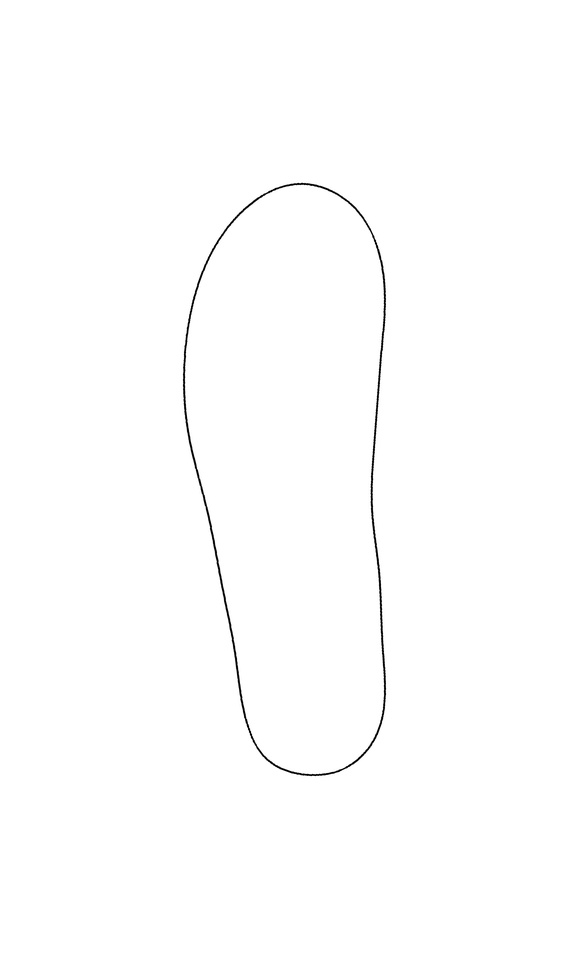
#> input picture 230.jpg, 569 x 959 px, shrunk from 1558 x 2626 before the run, given as the content of the folder ./Fila - Pronto v2, which was not available
$ python directory.py
#> lines starting #> are read from the running program, lines starting #| are printed output that depends on the picture; after the words box and inside, x2 and y2 are one past the last pixel; in counts of white or black regions, pixels touching at a corner belong together; pictures that were not available may be replaced by others from this repository, and a replacement may not be noted
import os
import numpy as np
import matplotlib
import matplotlib.pyplot as plt
import glob

from datetime import datetime

# --- Matplotlib 백엔드 설정 ---
preferred_backends = ["QtAgg", "Qt5Agg", "TkAgg"]
for be in preferred_backends:
    try:
        matplotlib.use(be, force=True)
        break
    except Exception:
        pass
print("Matplotlib backend:", matplotlib.get_backend())


currentTime = datetime.now().strftime("%Y%m%d")
MASTER_CSV = f"control_points_master_{currentTime}.csv"

# --- 이미지 및 윤곽선 처리 함수 ---
# 1.이미지 이진 마스킹
def load_binary_outline(image_path, thresh=0.8):
    import matplotlib.image as mpimg
    img = mpimg.imread(image_path) # GUI 띄어줄 이미지를 읽음

    if img.ndim == 3: # 색 이미지임 ㅇㅇ
        gray = img[..., :3].mean(axis=2) # 해당 이미지  >>> 3색 평균값으로 만들고 이걸  흑백으로 변환시킴

    else: # 아님!
        gray = img.astype(float)

    # 흑백 사진에 대해서 정규화 시킴
    gray = (gray - gray.min()) / (gray.max() - gray.min() + 1e-9)

    # 흑백 사진에 대해서 이진 마스킹 진행 >> 그냥 흑/백 부분으로 나누는거
    #thresh는 0.8로 밝기가 0.8보다 어두우면 1로 나옴 ㅇㅇ
    mask = (gray < thresh).astype(np.uint8)

    try:# 마스크를 좀 더 다듬는 구간 (너무 삐뚤빼뚤해서 그럼) 생각 ㄴㄴ
        from scipy.ndimage import binary_dilation, binary_closing
        mask = binary_closing(mask, iterations=1)
        mask = binary_dilation(mask, iterations=1)
    except Exception: print("Scipy not found.")

    return mask # 마스킹 완성!


# 2.윤곽선 추출
def largest_contour(mask):
    from skimage import measure
    # 앞에서 마스킹 한거 ㅇㅇ 그거가지고 윤곽선 추출 level은 강도임
    contours = measure.find_contours(mask, level=0.5)
    if not contours: raise RuntimeError("No contour found.")
    return np.fliplr(max(contours, key=len))  # >> 가장 큰 외곽선 선택   >> 그리고 나서 좌우 반전함 --------  contour 좌표는 (row, col) = (y, x) 순서라서 우리가 아는 x/y좌표에 너으려면 그래야한뎅


# 3.윤곽선을 다각형으로 만듬
def resample_polyline(points, n_samples):# points - 윤곽선 전체를 n_samples개의 점으로 다각형을 그림!
    P = np.vstack([points, points[0]]) ## 시작점과 끝점을 일단 연결함 >> 끊어져있을수도 있으니께

    seg_lengths = np.linalg.norm(np.diff(P, axis=0), axis=1) # 전체 변의 길이 배열.
    # np.diff(P, axis=0) >> 이게 각 점의 벡터차이
    # np.linalg.norm >> 벡터의 norm을 구함  >> 거리임
    # cumulative_lengths = np.hstack([[0], np.cumsum(seg_lengths)])
    cumulative_lengths = np.hstack(np.cumsum(seg_lengths)) # 각 선분 길이를 누적합해서 경로를 따라 진행한 거리 누적.  >> 1,1+2, 1+2+3 ... 이렇게 되어있고,
    total_length = cumulative_lengths[-1] ## 그럼 젤 끝에건 전체 폐곡선의 길이, 폐곡선이란... 한 곡선상에서 한 점이 한 방향으로 움직여, 출발점으로 되돌아오는 곡선.이라네여

    u = np.linspace(0, total_length, n_samples, endpoint=False) # 전체 구간에서 균등 간격의 n_samples 생성  >> 일정한 거리간격으로 생성하는거징

    # 각 샘플 u가 어느 선분 구간에 속하는지 찾아서 그 인덱스를 반환
    indices = np.searchsorted(cumulative_lengths, u, side="right") - 1
    indices = np.clip(indices, 0, len(P) - 2) # 배열 범위 조정


    # t는 각 샘플이 속한 선분에서의 상대 위치 (0~1).  >> 이건....모르겠당
    t = (u - cumulative_lengths[indices]) / (seg_lengths[indices] + 1e-9)

    return (1 - t)[:, None] * P[indices] + t[:, None] * P[indices + 1] # 선분의 양 끝점을 선형 보간.
    # >> n_samples × 2 배열 = 등간격 아크길이로 다시 샘플링된 곡선 좌표가 결과로 출력됨!


# --- B-스플라인 핵심 함수 -------------------------------------------------------------------------------------

# --- 1.Knot Vector 생성 함수 ---
def open_uniform_knot_vector(n_ctrl, degree):
    # 스플라인에서 degree = 차수란??

    # 선형(linear, p=1): C⁰ 연속 → 꺾이는 다각형 같은 곡선
    # 이차(quadratic, p=2): C¹ 연속 → 기울기까지 연속 (부드럽지만 약간 각진 느낌)
    # 삼차(cubic, p=3): C² 연속 → 곡률까지 연속, 가장 많이 쓰임 (CAD, 그래픽스)
    # *********차수가 더 커질수록 곡선이 매끄러워지고, 제어점 변화가 더 넓게 퍼짐


    # Knot Vector란    >> 매개변수 t가 어느 구간에서 어떤 제어점 기저 함수가 활성화되는지를 결정
    # Knot Vector의 총 개수는 제어점 개수(n_ctrl) + 차수(degree) + 1

    #
    knots = np.concatenate([
        np.zeros(degree + 1),  # >> 곡선이 첫 제어점에서 시작하도록 보장
        np.arange(1, n_ctrl - degree),
        np.full(degree + 1, n_ctrl - degree) # >>곡선이 마지막 제어점에서 끝나도록 보장
    ])

    # 예시!

    # 제어점 5개 (n_ctrl=5), 차수 3 (degree=3)일 때:

    #knots = np.concatenate([
        # 앞부분: np.zeros(4) → [0,0,0,0]
        # 중간: np.arange(1, 2) → [1]
        # 끝부분: np.full(4, 2) → [2,2,2,2]
    #])


    # 합치면 → [0,0,0,0,1,2,2,2,2]
    # 정규화하면 [0,0,0,0,0.5,1,1,1,1]  >> 0에서 시작해서 1에서 끝나는 knot vector.

    return knots / np.max(knots) # 0과 1 사이로 정규화


# Cox-de Boor 재귀 공식을 사용한 B-스플라인 기저 함수 계산   >> 이건 정해져있는 방정식같은거임!
def bspline_basis(i, degree, knots, t):
   # 기저함수란?
   # B-스플라인 곡선은 제어점(control points)과 기저 함수(basis functions) 의 선형 결합으로 표현됨

   # 여기서는 이를 이용해서
   # 특정 점 t에서 각 컨트롤 포인트들이 얼마나 기여하는지(가중치) 를 구하는 함수


    if degree == 0:# >> 이건 차수가 0일때임 거의 직선으로 그려짐
        is_last_knot = (i + 1 == len(knots) - 1)
        if (knots[i] <= t < knots[i+1]) or (is_last_knot and np.isclose(t, knots[i+1])):
            return 1.0
        return 0.0


    # i번째 컨트롤 포인트, 왼쪽 구간에서의 기여
    term1 = 0.0
    den1 = knots[i+degree] - knots[i]
    if den1 > 1e-9:
        term1 = (t - knots[i]) / den1 * bspline_basis(i, degree - 1, knots, t) # 차수 낮춰가면서 재귀적으로 돌림


    #i번째 컨트롤 포인트, 오른쪽 구간에서의 기여
    term2 = 0.0
    den2 = knots[i+degree+1] - knots[i+1]
    if den2 > 1e-9:
        term2 = (knots[i+degree+1] - t) / den2 * bspline_basis(i + 1, degree - 1, knots, t) # 차수 낮춰가면서 재귀적으로 돌림

    # 각 지점 기여도 조사끝!
    return term1 + term2


# ctrl_points + 차수(degree) + 노드 벡터(knots) + 매개변수 값들(t_values)을 받아서, 곡선 위의 좌표들을 계산
def bspline_curve(ctrl_points, degree, knots, t_values):
    """B-스플라인 곡선 계산"""
    n_ctrl = len(ctrl_points)
    curve = np.zeros((len(t_values), ctrl_points.shape[1]))


    for j, t in enumerate(t_values):
        point = np.zeros(ctrl_points.shape[1])
        for i in range(n_ctrl):
            w = bspline_basis(i, degree, knots, t)
            if w > 1e-9:
                point += w * ctrl_points[i]
        curve[j] = point
    return curve


# --- 메인 B-스플라인을 위한 피팅 함수 -------------------------------------------------------
def fit_open_bspline_least_squares(points, n_ctrl=20, degree=3, lam=1e-5):
    """'열린' B-스플라인을 데이터 점들에 최소자승법으로 피팅합니다."""

    M = len(points) # 아까 만든 다각형 ㅇㅇ 점 갯수

    knots = open_uniform_knot_vector(n_ctrl, degree) # knot 벡터


    # 0과 1 사이에서 M개의 균등 간격 숫자 생성   // endpoint =True >> 1을 포함함!
    ts = np.linspace(0, 1, M, endpoint=True)

    A = np.zeros((M, n_ctrl)) # 초기화된 n_ctrl갯수 행렬


    for j, t in enumerate(ts):# 데이터 점 × 제어점 크기의 기저함수 행렬 만들기,
        for i in range(n_ctrl):
            A[j, i] = bspline_basis(i, degree, knots, t)  #> > i번째 컨트롤 포인트가 t점(윤곽선 위 점)에 대해 미치는 영향 계산


    # 정규화(Regularization) 행렬 D >> 스무딩(regularization) 을 위해 >> 제어점이 많아지면, 너무 울룩블룩해짐, 이걸 방지하게끔 하는 부분
    if lam > 0:
        # np.eye(n_ctrl, k=0) >>> 대각선이 1인 단위 행렬, np.eye(n_ctrl, k=1) >> 위 대각선,  np.eye(n_ctrl, k=-1) >> 아래대각선
        D = np.eye(n_ctrl, k=0) * -2 + np.eye(n_ctrl, k=1) * 1 + np.eye(n_ctrl, k=-1) * 1

        #
        D = D[1:-1] #  곡선 시작·끝을 강제로 지나야 하므로, 양 끝점은 제외해서 조정 X

        # >> 보통 최소자승 정규방정식  lam이 클수록 더 매끈한 곡선이 됨
        ATA = A.T @ A + lam * (D.T @ D) # @ => 행렬 곱 연산자
    else:
        ATA = A.T @ A


    # 최소자승법으로 컨트롤 포인트를 풀어버림
    ATYx = A.T @ points[:, 0] # X좌표용 근사
    ATYy = A.T @ points[:, 1] # Y좌표용 근사

    # np.linalg.solve >> 선형 방정식을 푸는 데 사용되는 NumPy의 함수, 주어진 선형 방정식의 행렬 형태의 계수와 상수 벡터를 입력으로 받아, 선형 방정식의 해를 구함
    ctrl_x = np.linalg.solve(ATA + 1e-9 * np.eye(n_ctrl), ATYx)# 컨트롤포인트들의 x좌표
    ctrl_y = np.linalg.solve(ATA + 1e-9 * np.eye(n_ctrl), ATYy)# 컨트롤포인트들의 y좌표

    return np.stack([ctrl_x, ctrl_y], axis=1), knots # 제어점 x좌표와 y좌표를 합쳐서 (x,y) 쌍으로 만듦.


class DraggableCtrl:
    def __init__(self, entry, degree, pick_radius_px=12):
        """
        entry = {
          'image_path': str,
          'contour_mm': (N,2) np.array,
          'ctrl': (K,2) np.array
        }
        """
        self.degree = degree
        self.pick_radius = pick_radius_px

        self.fig, self.ax = plt.subplots(figsize=(8, 10))
        self.bg = entry['contour_mm']
        self.image_path = entry['image_path']
        self.ctrl = entry['ctrl'].copy()

        # 보기 안정화를 위해 첫 점 기준 오프셋 제거
        offset = self.ctrl[0].copy()
        self.ctrl -= offset
        bg = self.bg - offset

        self.knots = open_uniform_knot_vector(len(self.ctrl), self.degree)

        self.ax.plot(bg[:, 0], bg[:, 1], color="k", lw=1.2, alpha=0.8, label="Original Contour")
        self.scat = self.ax.scatter(self.ctrl[:, 0], self.ctrl[:, 1], s=60, zorder=4, label="Control Points")
        (self.line_ctrl,) = self.ax.plot([], [], "--", color="grey", zorder=3, label="Control Polygon")
        (self.curve_line,) = self.ax.plot([], [], linewidth=2.5, zorder=2, color="#d9534f",
                                          label=f"Open B-spline (degree={self.degree})")

        self.ax.set_aspect("equal", "box")
        self.ax.grid(True, alpha=0.3)
        self.ax.invert_yaxis()

        # 범위 세팅
        all_pts = np.vstack([self.ctrl, bg])
        xmin, ymin = all_pts.min(axis=0)
        xmax, ymax = all_pts.max(axis=0)
        pad_x = 0.6 * (xmax - xmin + 1e-9)
        pad_y = 0.2 * (ymax - ymin + 1e-9)
        self.ax.set_xlim(xmin - pad_x, xmax + pad_x)
        self.ax.set_ylim(ymax + pad_y, ymin - pad_y)

        size_mm = parse_size_mm_from_filename(self.image_path, fallback=250.0)
        self.ax.set_title(f"[{os.path.basename(self.image_path)}] Drag Control Points — Real-size (≈{size_mm:.0f} mm)")

        self.update_curve(rescale=False)
        self.ax.legend(loc="best")

        self.dragging_idx = None
        self.fig.canvas.mpl_connect("button_press_event", self.on_press)
        self.fig.canvas.mpl_connect("button_release_event", self.on_release)
        self.fig.canvas.mpl_connect("motion_notify_event", self.on_motion)
        self.fig.canvas.mpl_connect("key_press_event", self.on_key)
        #self.fig.canvas.mpl_connect("close_event", self.on_close)

    def eval_curve(self, n=400):
        t = np.linspace(0, 1, n, endpoint=False)
        C = bspline_curve(self.ctrl, self.degree, self.knots, t)
        return np.vstack([C, C[0]])

    def update_curve(self, rescale=False):
        curve = self.eval_curve()
        self.curve_line.set_data(curve[:, 0], curve[:, 1])
        self.scat.set_offsets(self.ctrl)
        self.line_ctrl.set_data(self.ctrl[:, 0], self.ctrl[:, 1])
        if rescale:
            self.ax.relim(); self.ax.autoscale_view()
        self.fig.canvas.draw_idle()

    # [13 lines left out: functions pick_point, on_press, not called in this run]

    def on_release(self, event):
        self.dragging_idx = None

    # [12 lines left out: functions on_motion, on_key, not called in this run]
        # [8 lines of commented-out code are left out]

    def save_current(self):
        # 현재 ctrl은 offset(첫 점 원점기준) 상태임 -> 실제 CSV 저장은 save_ctrl_to_csv가 내부에서 정규화 다시 하므로 그대로 전달
        save_ctrl_to_master(self.image_path, self.ctrl)

    # 외부에서 이미지/데이터를 갱신할 때 쓸 메서드
    # [33 lines left out: function load_entry, not called in this run]

class Navigator:
    """
    좌/우 화살표로 파일 탐색, 각 파일 내용 저장 관리.
    """
    def __init__(self, entries, degree, pick_radius_px=12):
        assert len(entries) > 0, "No entries to browse."
        self.entries = entries
        self.idx = 0
        self.viewer = DraggableCtrl(entries[0], degree=degree, pick_radius_px=pick_radius_px)
        self.cid = self.viewer.fig.canvas.mpl_connect("key_press_event", self.on_key)
        self.update_status()

    # [19 lines left out: functions on_key, next, prev, not called in this run]

    def update_status(self):
        print(f"[BROWSE] {self.idx+1}/{len(self.entries)} -> {os.path.basename(self.entries[self.idx]['image_path'])}")

import re

def bbox_minmax(points): # 바운딩박스 만듬 --> 끝부분 기준으로 네모난 박스를 만드는것
    xmin, ymin = points.min(axis=0) # 좌우 끝
    xmax, ymax = points.max(axis=0) # 위아래 끝
    return xmin, ymin, xmax, ymax

def scale_to_mm(points, height_mm, ref_axis="y"): # 픽셀 좌표 -> 실제 mm단위로 변환
    xmin, ymin, xmax, ymax = bbox_minmax(points)
    if ref_axis.lower() == "y": # 높이 기준
        scale = height_mm / (ymax - ymin + 1e-9) # 목표mm/실제 픽셀 길이. 1e-9는 0으로 나누기 방지
    else:
        scale = height_mm / (xmax - xmin + 1e-9)
    return (points - [xmin, ymin]) * scale # 원점 정렬(좌상단을 0,0)

def parse_size_mm_from_filename(path, fallback=250.0):
    m = re.search(r'(\d{2,3})(?=[^\d]|$)', os.path.basename(path)) # 2~3자리 숫자를 캡쳐. 230~290, 숫자 다음에 숫자가 아닌 문자/문자열 끝이 와야함
    return float(m.group(1)) if m else float(fallback) # 못찾으면 250반환함, 숫자반환


def _ensure_master_header(path, n_ctrl, sep=", "):
    """마스터 CSV에 헤더가 없으면 생성: size,x1,y1,...,xN,yN"""
    if os.path.exists(path) and os.path.getsize(path) > 0:
        return
    cols = ["size"]
    for i in range(1, n_ctrl + 1):
        cols += [f"x{i}", f"y{i}"]
    header = sep.join(cols)
    with open(path, "w", encoding="utf-8") as f:
        f.write(header + "\n")

def save_ctrl_to_master(image_path, ctrl_points, master_csv=MASTER_CSV, sep=", "):
    """
    하나의 마스터 CSV 파일에 행을 '추가'합니다.
    형식:
      size, x1,y1,x2,y2,...,xN,yN
    - 좌상단 원점 정렬(기존 로직 유지)
    - 값은 소수점 6자리 고정
    """
    n_ctrl = ctrl_points.shape[0]
    _ensure_master_header(master_csv, n_ctrl, sep=sep)

    coords = ctrl_points.copy()
    # 좌상단(최솟값) 기준 정렬: 기존 저장 규칙 유지
    min_x, min_y = coords.min(axis=0)
    coords[:, 0] -= min_x
    coords[:, 1] -= min_y

    size_mm = parse_size_mm_from_filename(image_path, fallback=250.0)
    flat = coords.flatten()
    line = sep.join([f"{size_mm:.0f}"] + [f"{v:.6f}" for v in flat])

    with open(master_csv, "a", encoding="utf-8") as f:
        f.write(line + "\n")

    print(f"[APPEND] -> {master_csv}  (size≈{size_mm:.0f}, {n_ctrl} ctrl pts)")

# --- MODIFIED: 메인 실행 함수 ---
# [39 lines left out: function run_open_fit, not called in this run]


def run_open_fit_DIR(DIR_path, n_contour_points=200, n_ctrl_points=25):
    """
    1) DIR_path 내 모든 .jpg 파일에서 컨트롤 포인트 추출
    2) 추출 즉시 CSV 저장 (파일별 덮어쓰기)
    3) GUI에서 좌/우 키로 파일 전환 가능
    4) 수정 후 저장(s 키) 또는 전환/종료 시 자동 저장
    """
    jpgs = sorted(glob.glob(os.path.join(DIR_path, "*.jpg")))
    if not jpgs:
        print(f"[ERROR] No .jpg files found in: {DIR_path}")
        return

    entries = []
    for img in jpgs:
        try:
            print(f"\n[PREP] {os.path.basename(img)}")
            mask = load_binary_outline(img)
            contour = largest_contour(mask)
            contour_resampled = resample_polyline(contour, n_contour_points)

            toe_index = np.argmax(contour_resampled[:, 1])
            contour_rolled = np.roll(contour_resampled, toe_index, axis=0)
            contour_path = np.vstack([contour_rolled, contour_rolled[0]])

            size_mm = parse_size_mm_from_filename(img, fallback=250.0)
            contour_mm = scale_to_mm(contour_path, height_mm=size_mm, ref_axis="y")

            ctrl, _ = fit_open_bspline_least_squares(
                contour_mm, n_ctrl=n_ctrl_points, degree=DEGREE
            )

            # (2) 즉시 저장
            save_ctrl_to_master(img, ctrl)

            # GUI 탐색용 엔트리 보관
            entries.append({"image_path": img, "contour_mm": contour_mm, "ctrl": ctrl})
        except Exception as e:
            print(f"[SKIP] {os.path.basename(img)}: {e}")

    if not entries:
        print("[ERROR] No valid entries to show.")
        return

    print("\n[GUI] Use ← / → to switch files. Press 's' to save current.")
    nav = Navigator(entries, degree=DEGREE, pick_radius_px=PICK_RADIUS_PX)
    plt.show()


if __name__ == "__main__":
    # --- MODIFIED: '열린' B-스플라인을 위한 Interactive Editor ---
    DEGREE = 3
    PICK_RADIUS_PX = 12

    DIR_PATH = "./Fila - Pronto v2"  # <- 여기에 대상 디렉토리 경로 입력

    IMAGE_FILE = "260LB.jpg"
    N_CONTOUR_POINTS = 200
    N_CTRL_POINTS = 40


    # if not os.path.exists(IMAGE_FILE):
    #     print(f"Error: Image file not found at '{IMAGE_FILE}'")
    # else:
    #     # run_open_fit(
    #     #     image_path=IMAGE_FILE,
    #     #     n_contour_points=N_CONTOUR_POINTS,
    #     #     n_ctrl_points=N_CTRL_POINTS
    #     # )


    run_open_fit_DIR(DIR_path = DIR_PATH,
                        n_contour_points=N_CONTOUR_POINTS,
                        n_ctrl_points=N_CTRL_POINTS)
#> in load_binary_outline, img is the input picture: shape (959, 569, 3); min 0, max 255, mean 253.8
#> in load_binary_outline, `mask = (gray < thresh).astype(np.uint8)`:
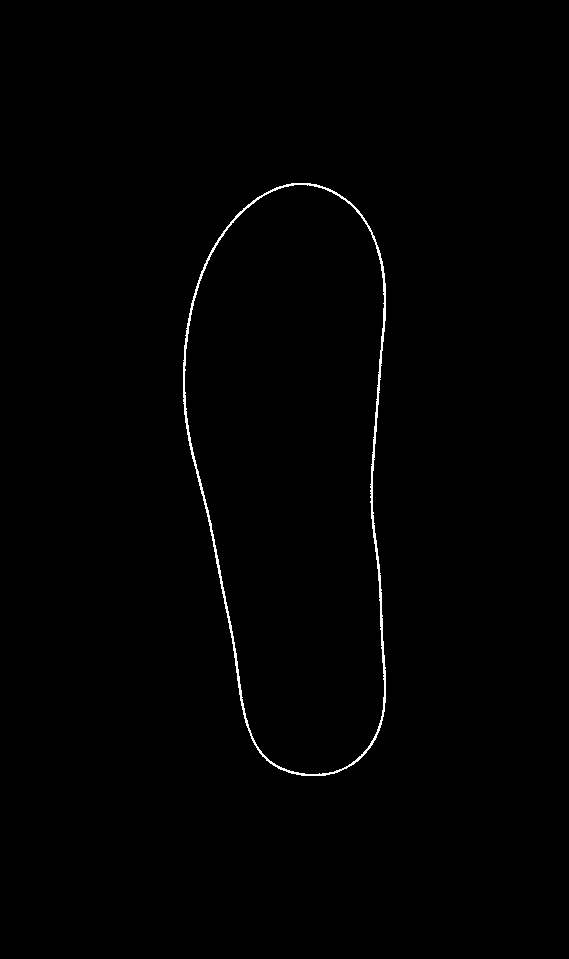
#> mask: shape (959, 569); values 0 (black) and 1 (white), 0.61% white in thin lines or dots, all inside (x1, y1, x2, y2) = (183, 183, 386, 776)
#> in load_binary_outline, `mask = binary_dilation(mask, iterations=1)`:
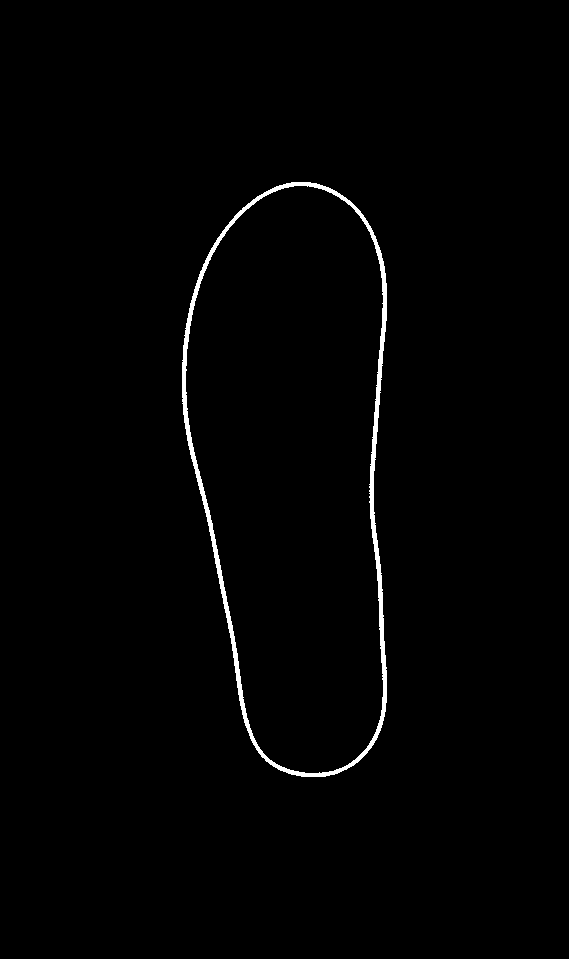
#> mask: shape (959, 569) bool; 1.1% white; 1 white region, box (x1, y1, x2, y2) and area: (182, 182, 387, 777) 5929
#> in largest_contour, `contours = measure.find_contours(mask, level=0.5)`: contours = 2 point arrays, longest 1657 points
#> in run_open_fit_DIR, `contour = largest_contour(mask)`: contour = 1657 pairs, first value 181.5 to 386.5, second value 181.5 to 776.5
#> in resample_polyline, `P = np.vstack([points, points[0]])`: P = 1658 pairs, first value 181.5 to 386.5, second value 181.5 to 776.5
#> in resample_polyline, `seg_lengths = np.linalg.norm(np.diff(P, axis=0), axis=1)`: seg_lengths = 1657 values, max 1 at index 0, min 0 at index 1656, mean 0.88
#> in resample_polyline, `cumulative_lengths = np.hstack(np.cumsum(seg_lengths))`: cumulative_lengths = 1657 values from 1 to 1457.4
#> in resample_polyline, `total_length = cumulative_lengths[-1]`: total_length = 1457.4
#> in resample_polyline, `indices = np.searchsorted(cumulative_lengths, u, side="right") - 1`: indices = 200 values from -1 to 1646
#> in resample_polyline, `indices = np.clip(indices, 0, len(P) - 2)`: indices = 200 values from 0 to 1646
#> in resample_polyline, `t = (u - cumulative_lengths[indices]) / (seg_lengths[indices] + 1e-9)`: t = 200 values, max 1.41 at index 196, min -1 at index 0, mean 0.487
#> in run_open_fit_DIR, `contour_resampled = resample_polyline(contour, n_contour_points)`: contour_resampled = 200 pairs, first value 181.5 to 386.5, second value 181.5 to 776.5
#> in run_open_fit_DIR, `toe_index = np.argmax(contour_resampled[:, 1])`: toe_index = 0
#> in run_open_fit_DIR, `contour_rolled = np.roll(contour_resampled, toe_index, axis=0)`: contour_rolled has the same summary as contour_resampled
#> in run_open_fit_DIR, `contour_path = np.vstack([contour_rolled, contour_rolled[0]])`: contour_path = 201 pairs, first value 181.5 to 386.5, second value 181.5 to 776.5
#> in bbox_minmax, `xmin, ymin = points.min(axis=0)`: xmin = 181.5
#> in bbox_minmax, `xmax, ymax = points.max(axis=0)`: xmax = 386.5; ymax = 776.5
#> in scale_to_mm, `xmin, ymin, xmax, ymax = bbox_minmax(points)`: xmin = 181.5; xmax = 386.5; ymax = 776.5
#> in scale_to_mm, `scale = height_mm / (ymax - ymin + 1e-9)`: scale = 0.387
#> in run_open_fit_DIR, `contour_mm = scale_to_mm(contour_path, height_mm=size_mm, ref_axis="y")`: contour_mm = 201 pairs, first value 0 to 79.24, second value 0 to 230
#> in fit_open_bspline_least_squares, `M = len(points)`: M = 201
#> after the loop in fit_open_bspline_least_squares, `for j, t in enumerate(ts):# 데이터 점 × 제어점 크기의 기저함수 행렬 만들기,`:
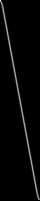
#> A: shape (201, 40) float64; min 0, max 1, mean 0.0249
#| [APPEND] -> control_points_master_20261120.csv  (size≈230, 40 ctrl pts)
#| [BROWSE] 1/1 -> 230.jpg
#> in run_open_fit_DIR, `plt.show()`:
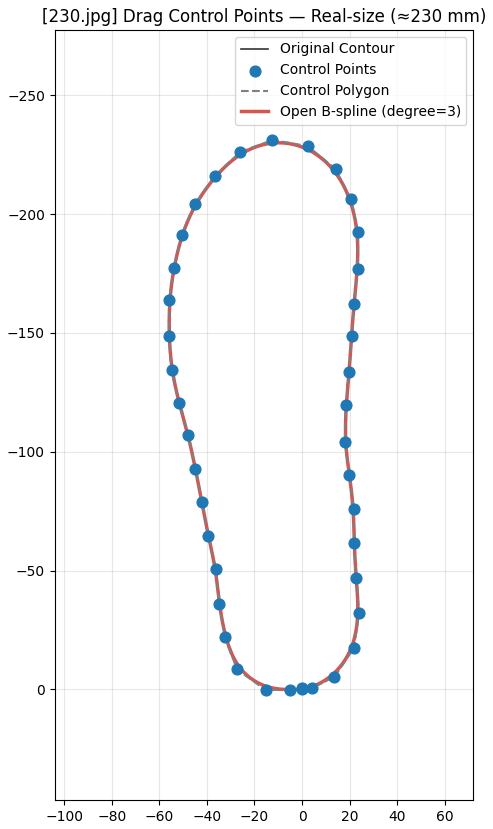
#> figure drawn by matplotlib, 1 panel
